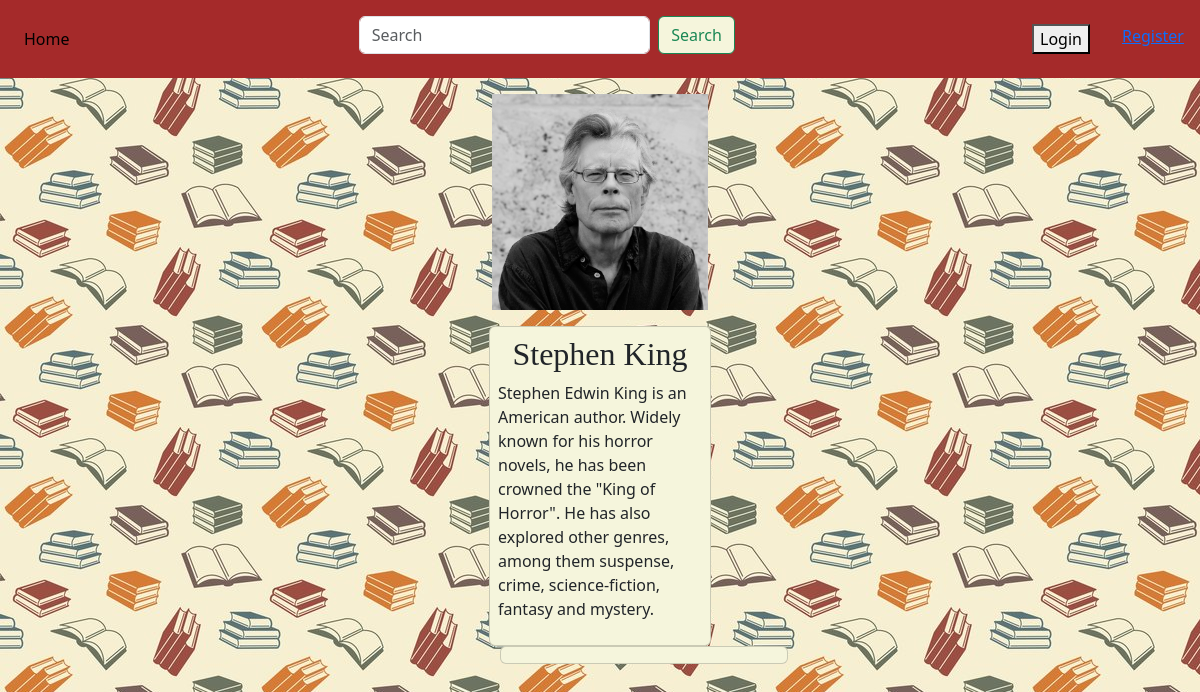
Screenshot of /2/a/ with the database file from the repository.
### skfansite/models.py (models this page shows)
class Author(models.Model):
    author_name = models.CharField(max_length=50)
    dob = models.DateField('date of birth')
    author_id = models.IntegerField(primary_key=True)
    author_bio = models.CharField(max_length=1000)
    author_pic = models.ImageField(default='fallback.jpg', blank=True)

### skfansite/views.py (the view)
# urls.py: path('<int:author_id>/a/', sk_views.author_detail, name='author_detail'),
def author_detail(request, author_id):
    author = get_object_or_404(Author, pk=author_id)
    works = Book.objects.filter
    return render(request, 'author.html', {'author': author})

### skfansite/templates/author.html (shortened to what this page needs)
<link href="https://cdn.jsdelivr.net/npm/bootstrap@5.3.3/dist/css/bootstrap.min.css" rel="stylesheet">
{% extends 'base.html' %}
{% load static %}
{% block content %}
<div class="row col-2 offset-5 justify-content-center mt-3 mx-auto" style="width: 20%;">
    <img src="{{ author.author_pic.url }}" class="img-fluid">
</div>
<div class="col-2 offset-5 card mx-auto mt-3 p-2" style="width: 18.5%;">
    <h2 class="text-center" style="font-family: 'Times New Roman', Times, serif;">{{author.author_name}}</h2>
    <p>{{ author.author_bio }}</p>
</div>
<div class="col-2 offset-5">
    <div class="card" style="width:18rem;">
    </div>
</div>
{% endblock %}

### skfansite/static/styles.css (style rules this page uses)
.card { background-color: beige; }

### rows the page displays
Author: author_pic (picture), author_name "Stephen King", author_bio "Stephen Edwin King is an American author. Widely known for his horror novels, he has been crowned the \"King of Horror\". He has also explored other genres, among them suspense, crime, science-fiction, fantasy and mystery."
